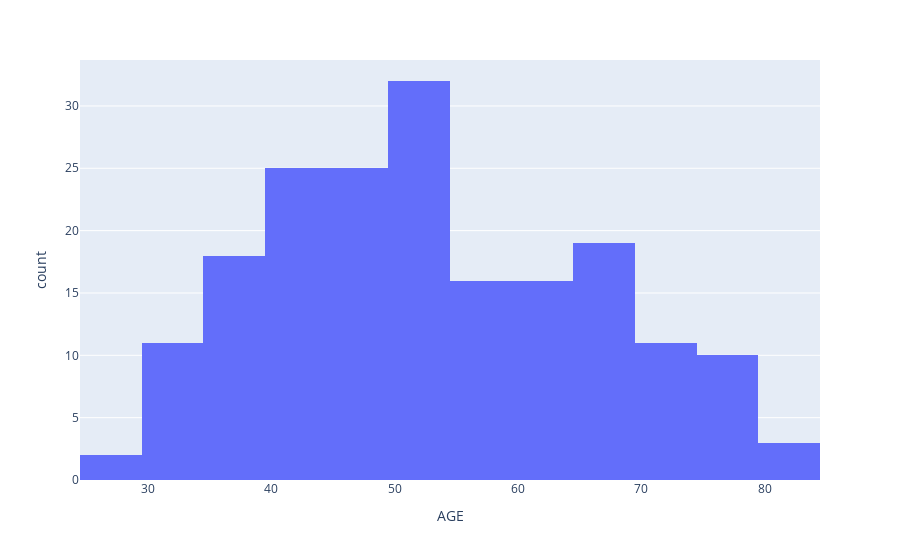

Source (notebook cell):
### Code cell
fig = px.histogram(aceepted_cons, x="AGE")
fig.show()

### Figure 1 — Plotly figure (JSON) as saved in the notebook; plotly's stock layout.template omitted (floating-point values rounded to 4 significant figures; data arrays with more than 128 entries replaced by an {"elided": "..."} marker saying what was removed)
{"data": [{"alignmentgroup": "True", "bingroup": "x", "hovertemplate": "AGE=%{x}<br>count=%{y}<extra></extra>", "legendgroup": "", "marker": {"color": "#636efa", "pattern": {"shape": ""}}, "name": "", "offsetgroup": "", "orientation": "v", "showlegend": false, "type": "histogram", "x": {"elided": "188 int values"}, "xaxis": "x", "yaxis": "y"}], "layout": {"barmode": "relative", "legend": {"tracegroupgap": 0}, "margin": {"t": 60}, "xaxis": {"anchor": "y", "domain": [0, 1], "title": {"text": "AGE"}}, "yaxis": {"anchor": "x", "domain": [0, 1], "title": {"text": "count"}}}}
